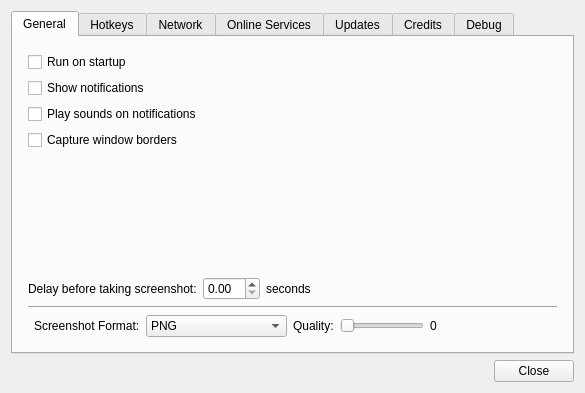
<?xml version="1.0" encoding="UTF-8"?>
<ui version="4.0">
 <class>PreferencesDialog</class>
 <widget class="QDialog" name="PreferencesDialog">
  <property name="windowModality">
   <enum>Qt::ApplicationModal</enum>
  </property>
  <property name="enabled">
   <bool>true</bool>
  </property>
  <property name="geometry">
   <rect>
    <x>0</x>
    <y>0</y>
    <width>585</width>
    <height>393</height>
   </rect>
  </property>
  <property name="sizePolicy">
   <sizepolicy hsizetype="Preferred" vsizetype="Preferred">
    <horstretch>0</horstretch>
    <verstretch>0</verstretch>
   </sizepolicy>
  </property>
  <property name="windowTitle">
   <string>Preferences - ScreenCloud</string>
  </property>
  <property name="sizeGripEnabled">
   <bool>false</bool>
  </property>
  <property name="modal">
   <bool>false</bool>
  </property>
  <layout class="QVBoxLayout" name="verticalLayout_5">
   <item>
    <widget class="QTabWidget" name="tabWidget">
     <property name="enabled">
      <bool>true</bool>
     </property>
     <property name="sizePolicy">
      <sizepolicy hsizetype="Expanding" vsizetype="Expanding">
       <horstretch>0</horstretch>
       <verstretch>0</verstretch>
      </sizepolicy>
     </property>
     <property name="minimumSize">
      <size>
       <width>500</width>
       <height>340</height>
      </size>
     </property>
     <property name="currentIndex">
      <number>0</number>
     </property>
     <widget class="QWidget" name="tab_general">
      <attribute name="title">
       <string>General</string>
      </attribute>
      <layout class="QVBoxLayout" name="verticalLayout_10">
       <item>
        <layout class="QVBoxLayout" name="verticalLayout_9">
         <property name="leftMargin">
          <number>6</number>
         </property>
         <property name="topMargin">
          <number>6</number>
         </property>
         <property name="rightMargin">
          <number>6</number>
         </property>
         <property name="bottomMargin">
          <number>6</number>
         </property>
         <item>
          <widget class="QCheckBox" name="checkBox_startup">
           <property name="text">
            <string>Run on startup</string>
           </property>
          </widget>
         </item>
         <item>
          <widget class="QCheckBox" name="checkBox_notifications">
           <property name="text">
            <string>Show notifications</string>
           </property>
          </widget>
         </item>
         <item>
          <widget class="QCheckBox" name="checkBox_soundNotifications">
           <property name="text">
            <string>Play sounds on notifications</string>
           </property>
          </widget>
         </item>
         <item>
          <widget class="QCheckBox" name="checkBox_windowBorders">
           <property name="text">
            <string>Capture window borders</string>
           </property>
          </widget>
         </item>
         <item>
          <spacer name="verticalSpacer_2">
           <property name="orientation">
            <enum>Qt::Vertical</enum>
           </property>
           <property name="sizeHint" stdset="0">
            <size>
             <width>20</width>
             <height>40</height>
            </size>
           </property>
          </spacer>
         </item>
         <item>
          <layout class="QHBoxLayout" name="layout_delay">
           <item>
            <widget class="QLabel" name="label_delay">
             <property name="text">
              <string>Delay before taking screenshot:</string>
             </property>
            </widget>
           </item>
           <item>
            <widget class="QDoubleSpinBox" name="spinBox_delay">
             <property name="maximum">
              <double>10.000000000000000</double>
             </property>
             <property name="singleStep">
              <double>0.100000000000000</double>
             </property>
            </widget>
           </item>
           <item>
            <widget class="QLabel" name="label_seconds">
             <property name="text">
              <string>seconds</string>
             </property>
            </widget>
           </item>
           <item>
            <spacer name="horizontalSpacer_6">
             <property name="orientation">
              <enum>Qt::Horizontal</enum>
             </property>
             <property name="sizeHint" stdset="0">
              <size>
               <width>40</width>
               <height>20</height>
              </size>
             </property>
            </spacer>
           </item>
          </layout>
         </item>
         <item>
          <widget class="Line" name="line_2">
           <property name="orientation">
            <enum>Qt::Horizontal</enum>
           </property>
          </widget>
         </item>
         <item>
          <layout class="QHBoxLayout" name="layout_filetype">
           <item>
            <widget class="Line" name="line">
             <property name="orientation">
              <enum>Qt::Horizontal</enum>
             </property>
            </widget>
           </item>
           <item>
            <widget class="QLabel" name="label_screenshot_format">
             <property name="text">
              <string>Screenshot Format:</string>
             </property>
            </widget>
           </item>
           <item>
            <widget class="QComboBox" name="combobox_imageFormat">
             <property name="sizePolicy">
              <sizepolicy hsizetype="Preferred" vsizetype="Preferred">
               <horstretch>1</horstretch>
               <verstretch>0</verstretch>
              </sizepolicy>
             </property>
             <property name="editable">
              <bool>false</bool>
             </property>
             <item>
              <property name="text">
               <string notr="true">PNG</string>
              </property>
             </item>
             <item>
              <property name="text">
               <string notr="true">JPG</string>
              </property>
             </item>
            </widget>
           </item>
           <item>
            <widget class="QLabel" name="label_quality">
             <property name="text">
              <string>Quality:</string>
             </property>
            </widget>
           </item>
           <item>
            <widget class="QSlider" name="slider_jpegQuality">
             <property name="maximum">
              <number>100</number>
             </property>
             <property name="orientation">
              <enum>Qt::Horizontal</enum>
             </property>
            </widget>
           </item>
           <item>
            <widget class="QLabel" name="label_qualityNumber">
             <property name="text">
              <string>0</string>
             </property>
            </widget>
           </item>
           <item>
            <spacer name="horizontalSpacer_3">
             <property name="orientation">
              <enum>Qt::Horizontal</enum>
             </property>
             <property name="sizeType">
              <enum>QSizePolicy::Preferred</enum>
             </property>
             <property name="sizeHint" stdset="0">
              <size>
               <width>120</width>
               <height>20</height>
              </size>
             </property>
            </spacer>
           </item>
          </layout>
         </item>
        </layout>
       </item>
      </layout>
     </widget>
     <widget class="QWidget" name="tab_hotkeys">
      <attribute name="title">
       <string>Hotkeys</string>
      </attribute>
      <layout class="QVBoxLayout" name="verticalLayout_15">
       <item>
        <layout class="QVBoxLayout" name="verticalLayout_2">
         <item>
          <widget class="QTableWidget" name="table_hotkeys">
           <property name="sizePolicy">
            <sizepolicy hsizetype="Expanding" vsizetype="Expanding">
             <horstretch>0</horstretch>
             <verstretch>0</verstretch>
            </sizepolicy>
           </property>
           <property name="autoFillBackground">
            <bool>false</bool>
           </property>
           <property name="editTriggers">
            <set>QAbstractItemView::DoubleClicked|QAbstractItemView::EditKeyPressed</set>
           </property>
           <property name="dragEnabled">
            <bool>false</bool>
           </property>
           <property name="dragDropOverwriteMode">
            <bool>false</bool>
           </property>
           <property name="selectionMode">
            <enum>QAbstractItemView::SingleSelection</enum>
           </property>
           <property name="columnCount">
            <number>2</number>
           </property>
           <attribute name="horizontalHeaderDefaultSectionSize">
            <number>200</number>
           </attribute>
           <attribute name="horizontalHeaderMinimumSectionSize">
            <number>200</number>
           </attribute>
           <attribute name="horizontalHeaderStretchLastSection">
            <bool>true</bool>
           </attribute>
           <attribute name="verticalHeaderVisible">
            <bool>false</bool>
           </attribute>
           <attribute name="verticalHeaderStretchLastSection">
            <bool>false</bool>
           </attribute>
           <row>
            <property name="text">
             <string>0</string>
            </property>
           </row>
           <row>
            <property name="text">
             <string>1</string>
            </property>
           </row>
           <row>
            <property name="text">
             <string>2</string>
            </property>
           </row>
           <column>
            <property name="text">
             <string>Action</string>
            </property>
           </column>
           <column>
            <property name="text">
             <string>Shortcut</string>
            </property>
           </column>
           <item row="0" column="0">
            <property name="text">
             <string>Capture Full Screen</string>
            </property>
           </item>
           <item row="0" column="1">
            <property name="text">
             <string>shortcut 1</string>
            </property>
           </item>
           <item row="1" column="0">
            <property name="text">
             <string>Capture Selection</string>
            </property>
           </item>
           <item row="1" column="1">
            <property name="text">
             <string>shortcut 2</string>
            </property>
           </item>
           <item row="2" column="0">
            <property name="text">
             <string>Capture Active Window</string>
            </property>
           </item>
           <item row="2" column="1">
            <property name="text">
             <string>shortcut 3</string>
            </property>
           </item>
          </widget>
         </item>
         <item>
          <layout class="QHBoxLayout" name="horizontalLayout">
           <item>
            <widget class="QPushButton" name="button_restoreDefaults">
             <property name="text">
              <string>Restore &amp;defaults</string>
             </property>
            </widget>
           </item>
           <item>
            <spacer name="horizontalSpacer_4">
             <property name="orientation">
              <enum>Qt::Horizontal</enum>
             </property>
             <property name="sizeHint" stdset="0">
              <size>
               <width>40</width>
               <height>20</height>
              </size>
             </property>
            </spacer>
           </item>
          </layout>
         </item>
        </layout>
       </item>
      </layout>
     </widget>
     <widget class="QWidget" name="tab_network">
      <attribute name="title">
       <string>Network</string>
      </attribute>
      <layout class="QVBoxLayout" name="verticalLayout_6">
       <item>
        <widget class="QGroupBox" name="groupBox">
         <property name="title">
          <string>Proxy settings</string>
         </property>
         <layout class="QHBoxLayout" name="horizontalLayout_5">
          <item>
           <layout class="QVBoxLayout" name="verticalLayout_3">
            <item>
             <layout class="QFormLayout" name="formLayout_4">
              <property name="fieldGrowthPolicy">
               <enum>QFormLayout::ExpandingFieldsGrow</enum>
              </property>
              <item row="0" column="0">
               <widget class="QLabel" name="label_proxy">
                <property name="text">
                 <string>Proxy server:</string>
                </property>
               </widget>
              </item>
              <item row="0" column="1">
               <widget class="QComboBox" name="comboBox_proxyType">
                <property name="sizePolicy">
                 <sizepolicy hsizetype="Expanding" vsizetype="Preferred">
                  <horstretch>0</horstretch>
                  <verstretch>0</verstretch>
                 </sizepolicy>
                </property>
                <item>
                 <property name="text">
                  <string>None</string>
                 </property>
                </item>
                <item>
                 <property name="text">
                  <string>Automatic (use system settings)</string>
                 </property>
                </item>
                <item>
                 <property name="text">
                  <string>HTTP</string>
                 </property>
                </item>
                <item>
                 <property name="text">
                  <string>SOCKS5</string>
                 </property>
                </item>
               </widget>
              </item>
             </layout>
            </item>
            <item>
             <widget class="QWidget" name="formWidget_hostnamePort" native="true">
              <layout class="QFormLayout" name="formLayout_hostnamePort">
               <property name="fieldGrowthPolicy">
                <enum>QFormLayout::AllNonFixedFieldsGrow</enum>
               </property>
               <item row="2" column="1">
                <widget class="QSpinBox" name="spinBox_port">
                 <property name="maximum">
                  <number>65535</number>
                 </property>
                 <property name="value">
                  <number>8080</number>
                 </property>
                </widget>
               </item>
               <item row="2" column="0">
                <widget class="QLabel" name="label_port">
                 <property name="text">
                  <string>Port:</string>
                 </property>
                </widget>
               </item>
               <item row="1" column="1">
                <widget class="QLineEdit" name="input_hostname"/>
               </item>
               <item row="1" column="0">
                <widget class="QLabel" name="label_hostname">
                 <property name="text">
                  <string>Hostname:</string>
                 </property>
                </widget>
               </item>
              </layout>
             </widget>
            </item>
            <item>
             <widget class="QCheckBox" name="checkBox_auth">
              <property name="text">
               <string>Proxy server requires authentication</string>
              </property>
             </widget>
            </item>
            <item>
             <widget class="QWidget" name="formWidget_ProxyAuth" native="true">
              <property name="enabled">
               <bool>false</bool>
              </property>
              <layout class="QFormLayout" name="form_proxyAuth">
               <property name="fieldGrowthPolicy">
                <enum>QFormLayout::AllNonFixedFieldsGrow</enum>
               </property>
               <item row="0" column="0">
                <widget class="QLabel" name="label_proxyUsername">
                 <property name="text">
                  <string>Username:</string>
                 </property>
                </widget>
               </item>
               <item row="0" column="1">
                <widget class="QLineEdit" name="input_proxyUsername"/>
               </item>
               <item row="1" column="0">
                <widget class="QLabel" name="label_proxyPassword">
                 <property name="text">
                  <string>Password:</string>
                 </property>
                </widget>
               </item>
               <item row="1" column="1">
                <widget class="QLineEdit" name="input_proxyPassword">
                 <property name="echoMode">
                  <enum>QLineEdit::Password</enum>
                 </property>
                </widget>
               </item>
              </layout>
             </widget>
            </item>
           </layout>
          </item>
          <item>
           <spacer name="horizontalSpacer_8">
            <property name="orientation">
             <enum>Qt::Horizontal</enum>
            </property>
            <property name="sizeType">
             <enum>QSizePolicy::Preferred</enum>
            </property>
            <property name="sizeHint" stdset="0">
             <size>
              <width>232</width>
              <height>20</height>
             </size>
            </property>
           </spacer>
          </item>
         </layout>
        </widget>
       </item>
       <item>
        <spacer name="verticalSpacer_3">
         <property name="orientation">
          <enum>Qt::Vertical</enum>
         </property>
         <property name="sizeHint" stdset="0">
          <size>
           <width>20</width>
           <height>40</height>
          </size>
         </property>
        </spacer>
       </item>
      </layout>
     </widget>
     <widget class="QWidget" name="tab_services">
      <attribute name="title">
       <string>Online Services</string>
      </attribute>
      <layout class="QVBoxLayout" name="verticalLayout_12">
       <item>
        <widget class="QListView" name="list_uploaders"/>
       </item>
       <item>
        <layout class="QHBoxLayout" name="layout_buttons">
         <item>
          <widget class="QPushButton" name="button_settings">
           <property name="enabled">
            <bool>false</bool>
           </property>
           <property name="sizePolicy">
            <sizepolicy hsizetype="MinimumExpanding" vsizetype="Fixed">
             <horstretch>0</horstretch>
             <verstretch>0</verstretch>
            </sizepolicy>
           </property>
           <property name="text">
            <string>Settings...</string>
           </property>
          </widget>
         </item>
         <item>
          <widget class="QPushButton" name="button_plugins">
           <property name="sizePolicy">
            <sizepolicy hsizetype="MinimumExpanding" vsizetype="Fixed">
             <horstretch>0</horstretch>
             <verstretch>0</verstretch>
            </sizepolicy>
           </property>
           <property name="text">
            <string>More services...</string>
           </property>
          </widget>
         </item>
         <item>
          <spacer name="horizontalSpacer">
           <property name="orientation">
            <enum>Qt::Horizontal</enum>
           </property>
           <property name="sizeHint" stdset="0">
            <size>
             <width>40</width>
             <height>20</height>
            </size>
           </property>
          </spacer>
         </item>
         <item>
          <widget class="QCheckBox" name="checkBox_askMe">
           <property name="text">
            <string>Ask me before uploading</string>
           </property>
          </widget>
         </item>
        </layout>
       </item>
      </layout>
     </widget>
     <widget class="QWidget" name="tab_updates">
      <attribute name="title">
       <string>Updates</string>
      </attribute>
      <layout class="QVBoxLayout" name="verticalLayout_13">
       <item>
        <widget class="QGroupBox" name="group_version">
         <property name="title">
          <string>Version</string>
         </property>
         <layout class="QVBoxLayout" name="verticalLayout_16">
          <item>
           <layout class="QFormLayout" name="formLayout_version">
            <property name="fieldGrowthPolicy">
             <enum>QFormLayout::AllNonFixedFieldsGrow</enum>
            </property>
            <item row="0" column="0">
             <widget class="QLabel" name="label_textCurrentVersion">
              <property name="text">
               <string>Installed version:</string>
              </property>
             </widget>
            </item>
            <item row="0" column="1">
             <widget class="QLabel" name="label_currentVersion">
              <property name="text">
               <string>0.0.0</string>
              </property>
             </widget>
            </item>
            <item row="1" column="0">
             <widget class="QLabel" name="label_textLatestVersion">
              <property name="text">
               <string>Latest version:</string>
              </property>
             </widget>
            </item>
            <item row="1" column="1">
             <widget class="QLabel" name="label_latestVersion">
              <property name="text">
               <string>Loading...</string>
              </property>
             </widget>
            </item>
           </layout>
          </item>
         </layout>
        </widget>
       </item>
       <item>
        <widget class="QGroupBox" name="group_updateSettings">
         <property name="title">
          <string>Settings</string>
         </property>
         <layout class="QVBoxLayout" name="verticalLayout_17">
          <item>
           <widget class="QCheckBox" name="checkBox_autoUpdate">
            <property name="text">
             <string>Check for updates automatically</string>
            </property>
           </widget>
          </item>
         </layout>
        </widget>
       </item>
       <item>
        <layout class="QHBoxLayout" name="layout_updateButton">
         <item>
          <widget class="QPushButton" name="button_checkForUpdates">
           <property name="sizePolicy">
            <sizepolicy hsizetype="Preferred" vsizetype="Preferred">
             <horstretch>0</horstretch>
             <verstretch>0</verstretch>
            </sizepolicy>
           </property>
           <property name="minimumSize">
            <size>
             <width>40</width>
             <height>0</height>
            </size>
           </property>
           <property name="text">
            <string>Check for updates now...</string>
           </property>
          </widget>
         </item>
         <item>
          <spacer name="horizontalSpacer_5">
           <property name="orientation">
            <enum>Qt::Horizontal</enum>
           </property>
           <property name="sizeHint" stdset="0">
            <size>
             <width>40</width>
             <height>20</height>
            </size>
           </property>
          </spacer>
         </item>
        </layout>
       </item>
       <item>
        <spacer name="verticalSpacer_4">
         <property name="orientation">
          <enum>Qt::Vertical</enum>
         </property>
         <property name="sizeHint" stdset="0">
          <size>
           <width>20</width>
           <height>40</height>
          </size>
         </property>
        </spacer>
       </item>
      </layout>
     </widget>
     <widget class="QWidget" name="tab_credits">
      <attribute name="title">
       <string>Credits</string>
      </attribute>
      <layout class="QVBoxLayout" name="verticalLayout_14">
       <item>
        <widget class="QLabel" name="label_credits">
         <property name="font">
          <font>
           <pointsize>12</pointsize>
           <weight>50</weight>
           <bold>false</bold>
          </font>
         </property>
         <property name="text">
          <string>&lt;!DOCTYPE HTML PUBLIC &quot;-//W3C//DTD HTML 4.0//EN&quot; &quot;http://www.w3.org/TR/REC-html40/strict.dtd&quot;&gt;
&lt;html&gt;&lt;head&gt;&lt;meta name=&quot;qrichtext&quot; content=&quot;1&quot; /&gt;&lt;style type=&quot;text/css&quot;&gt;
p, li { white-space: pre-wrap; }
&lt;/style&gt;&lt;/head&gt;&lt;body style=&quot; font-family:'MS Shell Dlg 2'; font-size:12pt; font-weight:400; font-style:normal;&quot;&gt;
&lt;p style=&quot; margin-top:12px; margin-bottom:0px; margin-left:0px; margin-right:0px; -qt-block-indent:0; text-indent:0px;&quot;&gt;&lt;span style=&quot; font-family:'Ubuntu'; font-size:11pt;&quot;&gt;This application and the ScreenCloud website was made by Olav Sortland Thoresen. The following libraries were used:&lt;/span&gt;&lt;/p&gt;
&lt;ul style=&quot;margin-top: 0px; margin-bottom: 0px; margin-left: 0px; margin-right: 0px; -qt-list-indent: 1;&quot;&gt;&lt;li style=&quot; font-family:'Ubuntu'; font-size:11pt; font-weight:600;&quot; style=&quot; margin-top:12px; margin-bottom:0px; margin-left:0px; margin-right:0px; -qt-block-indent:0; text-indent:0px;&quot;&gt;&lt;a href=&quot;http://qt-project.org/&quot;&gt;&lt;span style=&quot; font-weight:400; text-decoration: underline; color:#0000ff;&quot;&gt;Qt&lt;/span&gt;&lt;/a&gt;&lt;/li&gt;
&lt;li style=&quot; font-family:'Ubuntu'; font-size:11pt;&quot; style=&quot; margin-top:0px; margin-bottom:0px; margin-left:0px; margin-right:0px; -qt-block-indent:0; text-indent:0px;&quot;&gt;&lt;a href=&quot;http://libqxt.org/&quot;&gt;&lt;span style=&quot; text-decoration: underline; color:#0000ff;&quot;&gt;Qxt&lt;/span&gt;&lt;/a&gt;&lt;/li&gt;
&lt;li style=&quot; font-family:'Ubuntu'; font-size:11pt;&quot; style=&quot; margin-top:0px; margin-bottom:0px; margin-left:0px; margin-right:0px; -qt-block-indent:0; text-indent:0px;&quot;&gt;&lt;a href=&quot;http://qt.gitorious.org/qt-solutions&quot;&gt;&lt;span style=&quot; text-decoration: underline; color:#0000ff;&quot;&gt;QtSolutions&lt;/span&gt;&lt;/a&gt;&lt;/li&gt;&lt;/ul&gt;
&lt;ul style=&quot;margin-top: 0px; margin-bottom: 0px; margin-left: 0px; margin-right: 0px; -qt-list-indent: 1;&quot;&gt;&lt;li style=&quot; font-family:'Ubuntu'; font-size:11pt;&quot; style=&quot; margin-top:0px; margin-bottom:0px; margin-left:0px; margin-right:0px; -qt-block-indent:0; text-indent:0px;&quot;&gt;&lt;a href=&quot;http://pythonqt.sourceforge.net/&quot;&gt;&lt;span style=&quot; text-decoration: underline; color:#0000ff;&quot;&gt;PythonQt&lt;/span&gt;&lt;/a&gt;&lt;/li&gt;&lt;/ul&gt;
&lt;ul style=&quot;margin-top: 0px; margin-bottom: 0px; margin-left: 0px; margin-right: 0px; -qt-list-indent: 1;&quot;&gt;&lt;li style=&quot; font-family:'Ubuntu'; font-size:11pt;&quot; style=&quot; margin-top:0px; margin-bottom:0px; margin-left:0px; margin-right:0px; -qt-block-indent:0; text-indent:0px;&quot;&gt;&lt;a href=&quot;http://quazip.sourceforge.net/&quot;&gt;&lt;span style=&quot; text-decoration: underline; color:#0000ff;&quot;&gt;QuaZip&lt;/span&gt;&lt;/a&gt;&lt;/li&gt;&lt;/ul&gt;
&lt;p style=&quot;-qt-paragraph-type:empty; margin-top:0px; margin-bottom:0px; margin-left:0px; margin-right:0px; -qt-block-indent:0; text-indent:0px; font-family:'Ubuntu'; font-size:11pt; text-decoration: underline; color:#0000ff;&quot;&gt;&lt;br /&gt;&lt;/p&gt;&lt;/body&gt;&lt;/html&gt;</string>
         </property>
         <property name="scaledContents">
          <bool>false</bool>
         </property>
         <property name="wordWrap">
          <bool>true</bool>
         </property>
         <property name="openExternalLinks">
          <bool>true</bool>
         </property>
        </widget>
       </item>
       <item>
        <spacer name="verticalSpacer_5">
         <property name="orientation">
          <enum>Qt::Vertical</enum>
         </property>
         <property name="sizeHint" stdset="0">
          <size>
           <width>20</width>
           <height>40</height>
          </size>
         </property>
        </spacer>
       </item>
       <item>
        <widget class="QLabel" name="label">
         <property name="text">
          <string>&lt;html&gt;&lt;head/&gt;&lt;body&gt;&lt;p&gt;ScreenCloud uses icons from &lt;a href=&quot;http://www.visualpharm.com/must_have_icon_set/&quot;&gt;&lt;span style=&quot; text-decoration: underline; color:#0000ff;&quot;&gt;Must Have&lt;/span&gt;&lt;/a&gt;, &lt;a href=&quot;http://freebiesbooth.com/hand-drawn-web-icons&quot;&gt;&lt;span style=&quot; text-decoration: underline; color:#0000ff;&quot;&gt;Hand Drawn Web Icons&lt;/span&gt;&lt;/a&gt; and &lt;a href=&quot;http://www.gnome.org/&quot;&gt;&lt;span style=&quot; text-decoration: underline; color:#0000ff;&quot;&gt;Gnome Icons&lt;/span&gt;&lt;/a&gt;.&lt;br/&gt;&lt;/p&gt;&lt;/body&gt;&lt;/html&gt;</string>
         </property>
         <property name="wordWrap">
          <bool>true</bool>
         </property>
         <property name="openExternalLinks">
          <bool>true</bool>
         </property>
        </widget>
       </item>
       <item>
        <layout class="QHBoxLayout" name="horizontalLayout_4">
         <item>
          <widget class="QPushButton" name="button_licenses">
           <property name="text">
            <string>Licenses...</string>
           </property>
           <property name="autoDefault">
            <bool>false</bool>
           </property>
          </widget>
         </item>
         <item>
          <widget class="QPushButton" name="button_aboutqt">
           <property name="text">
            <string>About Qt...</string>
           </property>
           <property name="autoDefault">
            <bool>false</bool>
           </property>
          </widget>
         </item>
         <item>
          <spacer name="horizontalSpacer_2">
           <property name="orientation">
            <enum>Qt::Horizontal</enum>
           </property>
           <property name="sizeHint" stdset="0">
            <size>
             <width>40</width>
             <height>20</height>
            </size>
           </property>
          </spacer>
         </item>
        </layout>
       </item>
      </layout>
     </widget>
     <widget class="QWidget" name="tab_debug">
      <property name="enabled">
       <bool>false</bool>
      </property>
      <attribute name="title">
       <string>Debug</string>
      </attribute>
      <layout class="QVBoxLayout" name="verticalLayout_11">
       <item>
        <layout class="QVBoxLayout" name="layout_debug"/>
       </item>
      </layout>
     </widget>
    </widget>
   </item>
   <item>
    <widget class="QDialogButtonBox" name="buttonBox_close">
     <property name="sizePolicy">
      <sizepolicy hsizetype="Preferred" vsizetype="Preferred">
       <horstretch>0</horstretch>
       <verstretch>0</verstretch>
      </sizepolicy>
     </property>
     <property name="sizeIncrement">
      <size>
       <width>0</width>
       <height>0</height>
      </size>
     </property>
     <property name="standardButtons">
      <set>QDialogButtonBox::Close</set>
     </property>
    </widget>
   </item>
  </layout>
  <action name="actionShowDebug">
   <property name="text">
    <string>Show Debug</string>
   </property>
   <property name="shortcut">
    <string>Ctrl+D</string>
   </property>
  </action>
 </widget>
 <tabstops>
  <tabstop>checkBox_startup</tabstop>
  <tabstop>checkBox_notifications</tabstop>
  <tabstop>checkBox_soundNotifications</tabstop>
  <tabstop>checkBox_windowBorders</tabstop>
  <tabstop>spinBox_delay</tabstop>
  <tabstop>combobox_imageFormat</tabstop>
  <tabstop>slider_jpegQuality</tabstop>
  <tabstop>table_hotkeys</tabstop>
  <tabstop>list_uploaders</tabstop>
  <tabstop>button_settings</tabstop>
  <tabstop>checkBox_askMe</tabstop>
 </tabstops>
 <resources/>
 <connections>
  <connection>
   <sender>buttonBox_close</sender>
   <signal>clicked(QAbstractButton*)</signal>
   <receiver>PreferencesDialog</receiver>
   <slot>accept()</slot>
   <hints>
    <hint type="sourcelabel">
     <x>483</x>
     <y>374</y>
    </hint>
    <hint type="destinationlabel">
     <x>3</x>
     <y>356</y>
    </hint>
   </hints>
  </connection>
  <connection>
   <sender>slider_jpegQuality</sender>
   <signal>valueChanged(int)</signal>
   <receiver>label_qualityNumber</receiver>
   <slot>setNum(int)</slot>
   <hints>
    <hint type="sourcelabel">
     <x>391</x>
     <y>327</y>
    </hint>
    <hint type="destinationlabel">
     <x>403</x>
     <y>328</y>
    </hint>
   </hints>
  </connection>
  <connection>
   <sender>checkBox_auth</sender>
   <signal>toggled(bool)</signal>
   <receiver>formWidget_ProxyAuth</receiver>
   <slot>setEnabled(bool)</slot>
   <hints>
    <hint type="sourcelabel">
     <x>130</x>
     <y>184</y>
    </hint>
    <hint type="destinationlabel">
     <x>130</x>
     <y>220</y>
    </hint>
   </hints>
  </connection>
 </connections>
</ui>
